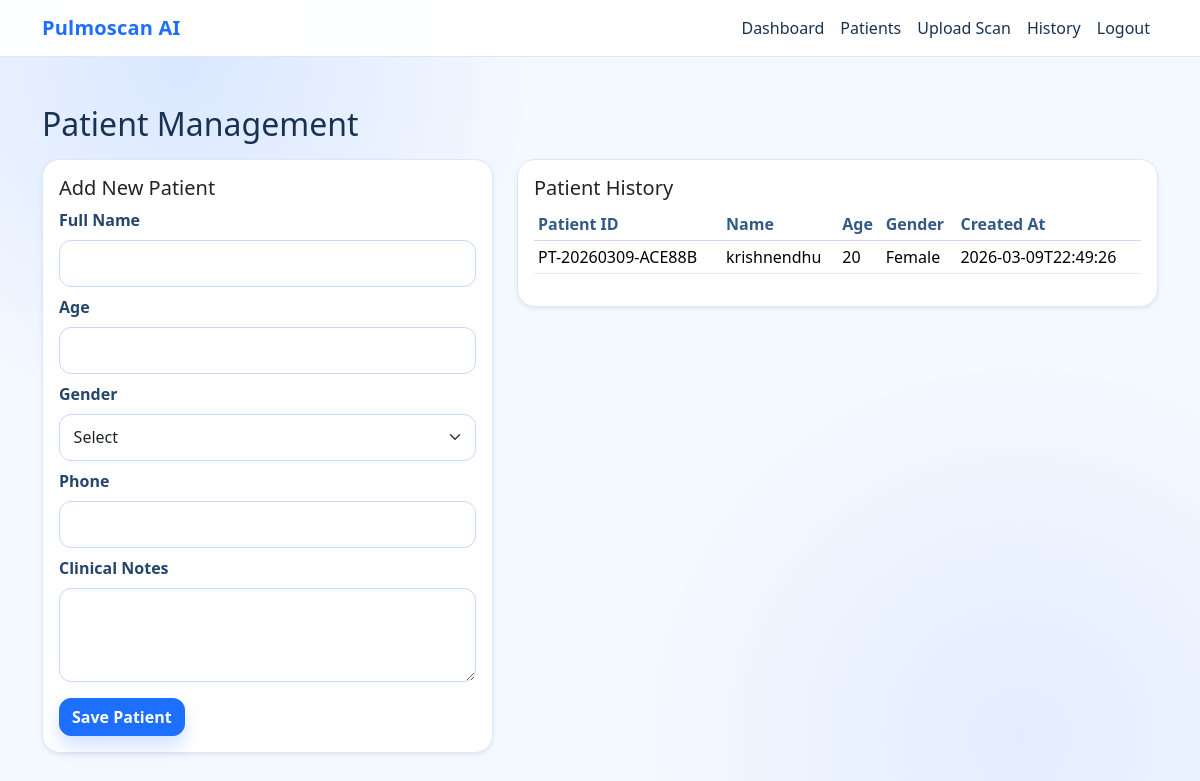
Screenshot of /patients/add (signed in) with the database file from the repository.
### tables this page shows
CREATE TABLE patients (
            id INTEGER PRIMARY KEY AUTOINCREMENT,
            patient_uid TEXT UNIQUE NOT NULL,
            full_name TEXT NOT NULL,
            age INTEGER,
            gender TEXT,
            phone TEXT,
            notes TEXT,
            created_by INTEGER NOT NULL,
            created_at TEXT NOT NULL,
            FOREIGN KEY (created_by) REFERENCES users (id)
        );

### app.py (the view, shortened to what this page needs)
@app.route("/patients/add", methods=["GET", "POST"])
@login_required
def add_patient():
    conn = get_db_connection()
    patients = conn.execute(
        "SELECT * FROM patients WHERE created_by = ? ORDER BY created_at DESC",
        (current_user.id,),
    ).fetchall()
    conn.close()
    return render_template("patients.html", patients=patients)

### app.py (called while the page is built)
def get_db_connection() -> sqlite3.Connection:
    conn = sqlite3.connect(DB_PATH)
    conn.row_factory = sqlite3.Row
    conn.execute("PRAGMA foreign_keys = ON;")
    return conn

@login_manager.user_loader
def load_user(user_id: str):
    conn = get_db_connection()
    row = conn.execute("SELECT * FROM users WHERE id = ?", (int(user_id),)).fetchone()
    conn.close()
    if not row:
        return None
    return User(row["id"], row["username"], row["password_hash"])

### templates/patients.html (shortened to what this page needs)
{% extends "base.html" %}
{% block content %}
<div class="d-flex justify-content-between align-items-center mb-3">
    <h2 class="mb-0">Patient Management</h2>
</div>
<div class="row g-4">
    <div class="col-lg-5">
        <div class="card shadow-sm">
            <div class="card-body">
                <h5>Add New Patient</h5>
                <form method="post">
                    <div class="mb-2">
                        <label class="form-label">Full Name</label>
                        <input type="text" name="full_name" class="form-control" required>
                    </div>
                    <div class="mb-2">
                        <label class="form-label">Age</label>
                        <input type="number" name="age" class="form-control" min="0" max="120">
                    </div>
                    <div class="mb-2">
                        <label class="form-label">Gender</label>
                        <select name="gender" class="form-select">
                            <option value="">Select</option>
                        </select>
                    </div>
                    <div class="mb-2">
                        <label class="form-label">Phone</label>
                        <input type="text" name="phone" class="form-control">
                    </div>
                    <div class="mb-3">
                        <label class="form-label">Clinical Notes</label>
                        <textarea name="notes" class="form-control" rows="3"></textarea>
                    </div>
                    <button class="btn btn-primary" type="submit">Save Patient</button>
                </form>
            </div>
        </div>
    </div>
    <div class="col-lg-7">
        <div class="card shadow-sm">
            <div class="card-body">
                <h5>Patient History</h5>
                <div class="table-responsive">
                    <table class="table table-sm align-middle">
                        <thead>
                            <tr>
                                <th>Patient ID</th>
                                <th>Name</th>
                                <th>Age</th>
                                <th>Gender</th>
                                <th>Created At</th>
                            </tr>
                        </thead>
                        <tbody>
                            {% for p in patients %}
                            <tr>
                                <td>{{ p.patient_uid }}</td>
                                <td>{{ p.full_name }}</td>
                                <td>{{ p.age if p.age is not none else '-' }}</td>
                                <td>{{ p.gender or '-' }}</td>
                                <td>{{ p.created_at }}</td>
                            </tr>
                            {% else %}
                            <tr><td colspan="5" class="text-center">No patient records yet.</td></tr>
                            {% endfor %}
                        </tbody>
                    </table>
                </div>
            </div>
        </div>
    </div>
</div>
{% endblock %}

### static/css/style.css (style rules this page uses)
:root { --bg: #f4f8ff; --surface: #ffffff; --text: #173253; --muted: #5f7a9b; --primary: #1d6fff; --primary-dark: #1259d1; --line: #dce7fa; --shadow: 0 12px 30px rgba(29, 111, 255, 0.12); }
body { min-height: 100vh; color: var(--text); background: radial-gradient(circle at 15% 8%, rgba(29, 111, 255, 0.12) 0, rgba(29, 111, 255, 0) 28%), radial-gradient(circle at 85% 92%, rgba(29, 111, 255, 0.08) 0, rgba(29, 111, 255, 0) 30%), var(--bg); }
.card, .hero-card { border: 1px solid var(--line); border-radius: 18px; background: var(--surface); box-shadow: var(--shadow); transition: transform 0.2s ease, box-shadow 0.2s ease; }
.form-label { color: #24456c; font-weight: 600; }
.form-control, .form-select { border: 1px solid #c7d9f8; border-radius: 12px; padding: 0.65rem 0.85rem; }
.btn { border-radius: 12px; font-weight: 600; transition: transform 0.2s ease, box-shadow 0.2s ease; }
.btn-primary { background: var(--primary); border-color: var(--primary); box-shadow: 0 10px 18px rgba(29, 111, 255, 0.2); }
.table { --bs-table-bg: transparent; }
.table thead th { color: #335a87; border-bottom-color: #c9daf7; }
.table td { border-bottom-color: #e4edfc; }
.reveal { opacity: 0; transform: translateY(8px); animation: revealUp 0.45s ease forwards; }

### rows the page displays
patients: patient_uid "PT-20260309-ACE88B", full_name "krishnendhu", age "20", gender "Female", created_at "2026-03-09T22:49:26"
